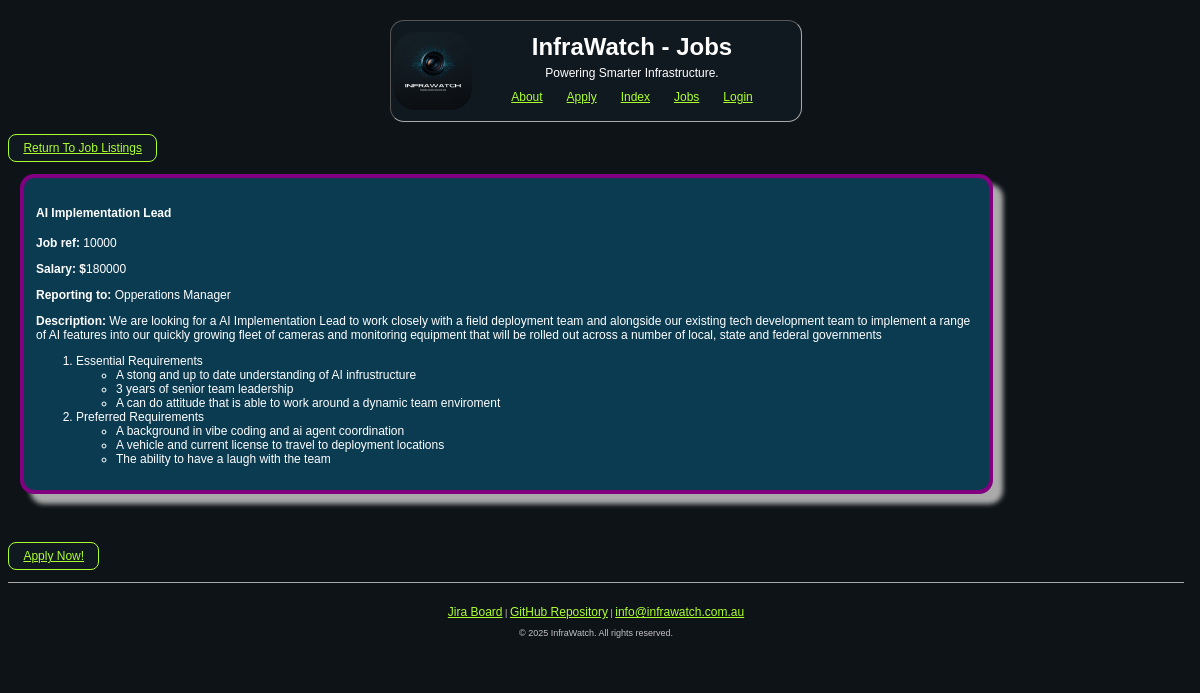
Before: /job_search_result.php?job_ref=10000 with the older database file.
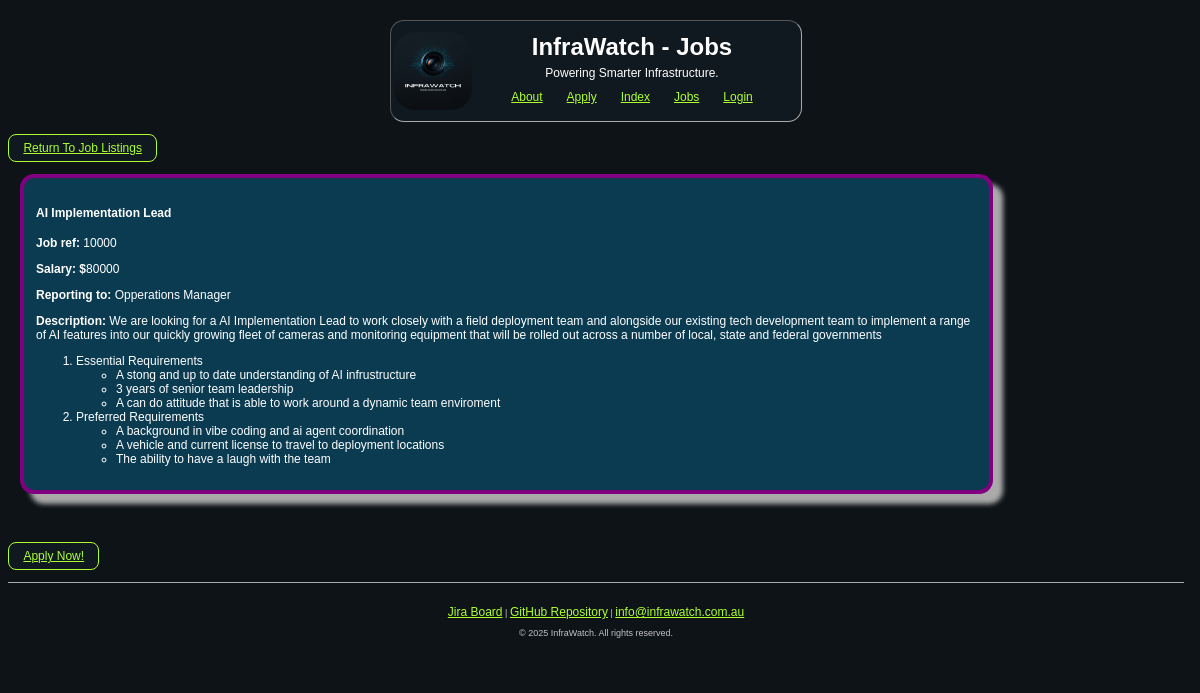
After: the same page with the newer database file.
### tables this page shows
CREATE TABLE `jobs` (
  `job_ref` int(11) NOT NULL,
  `job_title` varchar(255) DEFAULT NULL,
  `salary` int(11) NOT NULL,
  `reports_to` varchar(50) NOT NULL,
  `description` text NOT NULL,
  `essential_requirements` text NOT NULL,
  `pref_requirements` text NOT NULL
);

### job_search_result.php (the view, shortened to what this page needs)
<!DOCTYPE html>
<html lang="en">
<head>
    <link rel="stylesheet" href="styles/styles.css">
</head>
<body>
    <?php
    include 'header.inc';
    ?>
<a href="jobs.php">
    <div class="search-container">
    <button>Return To Job Listings</button>
    </div>
</a>
<?php
require_once "settings.php";
    $conn = @mysqli_connect ($host,$username,$password,$database);
    if(!$conn) {
            echo "<p> Database connection failed: ". mysqli_connect_error()."</p>";
    }
    else{
        if(isset($_GET['job_ref'])) {
        $job_ref = mysqli_real_escape_string($conn, $_GET['job_ref']);
        $sql = "SELECT * FROM jobs WHERE job_ref = '$job_ref'";
        $result = mysqli_query($conn, $sql);
        if($result && mysqli_num_rows($result) > 0){
            while($row = mysqli_fetch_assoc($result)){
                $job_ref = htmlspecialchars($row['job_ref']);
                $job_title = htmlspecialchars($row['job_title']);
                $salary = htmlspecialchars($row['salary']);
                $reports_to = htmlspecialchars($row['reports_to']);
                $description = htmlspecialchars($row['description']);
                $essential_requirements = htmlspecialchars($row['essential_requirements']);
                $pref_requirements = htmlspecialchars($row['pref_requirements']);
                $essentials_array = explode(", ", $essential_requirements);
                $pref_array = explode(", ", $pref_requirements);
                echo "<section class ='job_entry'>";
                echo "<h4>$job_title</h4>";
                echo "<p><strong>Job ref: </strong>$job_ref</p>";
                echo "<p><strong>Salary: $</strong>$salary</p>";
                echo "<p><strong>Reporting to: </strong>$reports_to</p>";
                echo "<p><strong>Description: </strong>$description</p>";
                echo "<ol>";
                    echo "<li>Essential Requirements";
                        echo "<ul>";
                         foreach ($essentials_array as $ess_item) {
                            echo "<li>" . htmlspecialchars($ess_item) . "</li>";
                        };
                        echo "</ul>";
                    echo "</li>";
                    echo "<li>Preferred Requirements";
                        echo "<ul>";
                        foreach ($pref_array as $pref_item) {
                             echo "<li>" . htmlspecialchars($pref_item) . "</li>";
                        }
                        echo "</ul>";
                echo "</ol>";
                echo "</section>";
            }
        }
        }
    }
?>
<a href="apply.php?job_ref=<?php echo $job_ref; ?>">
    <div class="search-container">
    <button type="button">Apply Now!</button>
    </div>
</a>
    <?php include 'footer.inc'; ?>
</body>
</html>

Changed rows visible on the page:
changed jobs "AI Implementation Lead": salary "180000" → "80000"
